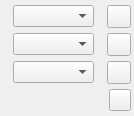
<?xml version="1.0" encoding="UTF-8"?>
<ui version="4.0">
 <class>PropertyWidget_TextColorBase</class>
 <widget class="QFrame" name="PropertyWidget_TextColorBase">
  <property name="geometry">
   <rect>
    <x>0</x>
    <y>0</y>
    <width>134</width>
    <height>116</height>
   </rect>
  </property>
  <property name="windowTitle">
   <string>Frame</string>
  </property>
  <property name="frameShape">
   <enum>QFrame::Box</enum>
  </property>
  <property name="frameShadow">
   <enum>QFrame::Plain</enum>
  </property>
  <property name="lineWidth">
   <number>0</number>
  </property>
  <layout class="QVBoxLayout" name="verticalLayout">
   <property name="spacing">
    <number>3</number>
   </property>
   <property name="leftMargin">
    <number>3</number>
   </property>
   <property name="topMargin">
    <number>3</number>
   </property>
   <property name="rightMargin">
    <number>3</number>
   </property>
   <property name="bottomMargin">
    <number>3</number>
   </property>
   <item>
    <layout class="QHBoxLayout" name="fillLayout">
     <property name="spacing">
      <number>3</number>
     </property>
     <item>
      <widget class="QLabel" name="fillIcon">
       <property name="text">
        <string/>
       </property>
       <property name="pixmap">
        <pixmap>../../resources/icons/16/color-fill.png</pixmap>
       </property>
      </widget>
     </item>
     <item>
      <widget class="ColorCombo" name="fillColor">
       <property name="sizePolicy">
        <sizepolicy hsizetype="MinimumExpanding" vsizetype="Fixed">
         <horstretch>0</horstretch>
         <verstretch>0</verstretch>
        </sizepolicy>
       </property>
      </widget>
     </item>
     <item>
      <widget class="QLabel" name="fillShadeLabel">
       <property name="text">
        <string/>
       </property>
       <property name="pixmap">
        <pixmap>../../resources/icons/shade.png</pixmap>
       </property>
      </widget>
     </item>
     <item>
      <widget class="ShadeButton" name="fillShade">
       <property name="text">
        <string/>
       </property>
      </widget>
     </item>
    </layout>
   </item>
   <item>
    <layout class="QHBoxLayout" name="strokeLayout">
     <property name="spacing">
      <number>3</number>
     </property>
     <property name="leftMargin">
      <number>0</number>
     </property>
     <property name="topMargin">
      <number>0</number>
     </property>
     <property name="rightMargin">
      <number>0</number>
     </property>
     <property name="bottomMargin">
      <number>0</number>
     </property>
     <item>
      <widget class="QLabel" name="strokeIcon">
       <property name="text">
        <string/>
       </property>
       <property name="pixmap">
        <pixmap>../../resources/icons/16/color-stroke.png</pixmap>
       </property>
      </widget>
     </item>
     <item>
      <widget class="ColorCombo" name="strokeColor">
       <property name="sizePolicy">
        <sizepolicy hsizetype="MinimumExpanding" vsizetype="Fixed">
         <horstretch>0</horstretch>
         <verstretch>0</verstretch>
        </sizepolicy>
       </property>
      </widget>
     </item>
     <item>
      <widget class="QLabel" name="strokeShadeLabel">
       <property name="text">
        <string/>
       </property>
       <property name="pixmap">
        <pixmap>../../resources/icons/shade.png</pixmap>
       </property>
      </widget>
     </item>
     <item>
      <widget class="ShadeButton" name="strokeShade">
       <property name="text">
        <string/>
       </property>
      </widget>
     </item>
    </layout>
   </item>
   <item>
    <layout class="QHBoxLayout" name="backLayout">
     <property name="spacing">
      <number>3</number>
     </property>
     <item>
      <widget class="QLabel" name="backIcon">
       <property name="text">
        <string/>
       </property>
       <property name="pixmap">
        <pixmap>../../resources/icons/16/color-fill.png</pixmap>
       </property>
      </widget>
     </item>
     <item>
      <widget class="ColorCombo" name="backColor">
       <property name="sizePolicy">
        <sizepolicy hsizetype="MinimumExpanding" vsizetype="Fixed">
         <horstretch>0</horstretch>
         <verstretch>0</verstretch>
        </sizepolicy>
       </property>
      </widget>
     </item>
     <item>
      <widget class="QLabel" name="backShadeLabel">
       <property name="text">
        <string/>
       </property>
       <property name="pixmap">
        <pixmap>../../resources/icons/shade.png</pixmap>
       </property>
      </widget>
     </item>
     <item>
      <widget class="ShadeButton" name="backShade">
       <property name="text">
        <string/>
       </property>
      </widget>
     </item>
    </layout>
   </item>
   <item>
    <layout class="QHBoxLayout" name="effectsLayout">
     <property name="spacing">
      <number>3</number>
     </property>
     <item>
      <spacer name="horizontalSpacer_3">
       <property name="orientation">
        <enum>Qt::Horizontal</enum>
       </property>
       <property name="sizeHint" stdset="0">
        <size>
         <width>40</width>
         <height>20</height>
        </size>
       </property>
      </spacer>
     </item>
     <item>
      <widget class="StyleSelect" name="textEffects" native="true"/>
     </item>
     <item>
      <widget class="QToolButton" name="revertButton">
       <property name="maximumSize">
        <size>
         <width>22</width>
         <height>22</height>
        </size>
       </property>
       <property name="text">
        <string/>
       </property>
       <property name="checkable">
        <bool>true</bool>
       </property>
      </widget>
     </item>
    </layout>
   </item>
  </layout>
 </widget>
 <customwidgets>
  <customwidget>
   <class>ColorCombo</class>
   <extends>QComboBox</extends>
   <header>ui/colorcombo.h</header>
  </customwidget>
  <customwidget>
   <class>ShadeButton</class>
   <extends>QToolButton</extends>
   <header>ui/shadebutton.h</header>
  </customwidget>
  <customwidget>
   <class>StyleSelect</class>
   <extends>QWidget</extends>
   <header>ui/styleselect.h</header>
   <container>1</container>
  </customwidget>
 </customwidgets>
 <resources/>
 <connections/>
</ui>
